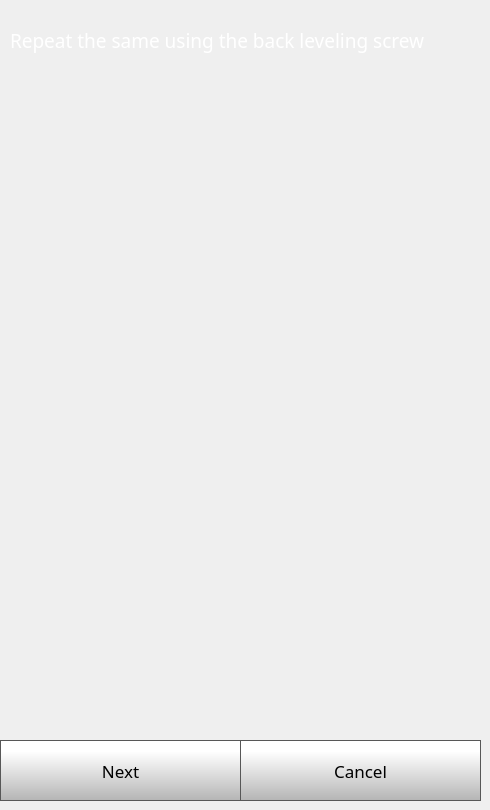
    <widget class="QWidget" name="quickStep4Page">
     <widget class="QPushButton" name="quickStep4NextButton">
      <property name="geometry">
       <rect>
        <x>0</x>
        <y>740</y>
        <width>241</width>
        <height>61</height>
       </rect>
      </property>
      <property name="font">
       <font>
        <family>Gotham</family>
        <pointsize>13</pointsize>
       </font>
      </property>
      <property name="styleSheet">
       <string notr="true">QPushButton {
     border: 1px solid rgb(87, 87, 87);
	background-color: qlineargradient(spread:pad, x1:0, y1:1, x2:0, y2:0.188, stop:0 rgba(180, 180, 180, 255), stop:1 rgba(255, 255, 255, 255));


}

QPushButton:pressed {
    background-color: qlineargradient(x1: 0, y1: 0, x2: 0, y2: 1,
                                      stop: 0 #dadbde, stop: 1 #f6f7fa);
}

QPushButton:flat {
    border: none; /* no border for a flat push button */
}

QPushButton:default {
    border-color: navy; /* make the default button prominent */
}

QPushButton:focus {
	outline: none;
}</string>
      </property>
      <property name="text">
       <string>Next</string>
      </property>
      <property name="iconSize">
       <size>
        <width>40</width>
        <height>40</height>
       </size>
      </property>
     </widget>
     <widget class="QPushButton" name="quickStep4CancelButton">
      <property name="geometry">
       <rect>
        <x>240</x>
        <y>740</y>
        <width>241</width>
        <height>61</height>
       </rect>
      </property>
      <property name="font">
       <font>
        <family>Gotham</family>
        <pointsize>13</pointsize>
       </font>
      </property>
      <property name="styleSheet">
       <string notr="true">QPushButton {
     border: 1px solid rgb(87, 87, 87);
	background-color: qlineargradient(spread:pad, x1:0, y1:1, x2:0, y2:0.188, stop:0 rgba(180, 180, 180, 255), stop:1 rgba(255, 255, 255, 255));


}

QPushButton:pressed {
    background-color: qlineargradient(x1: 0, y1: 0, x2: 0, y2: 1,
                                      stop: 0 #dadbde, stop: 1 #f6f7fa);
}

QPushButton:flat {
    border: none; /* no border for a flat push button */
}

QPushButton:default {
    border-color: navy; /* make the default button prominent */
}

QPushButton:focus {
	outline: none;
}</string>
      </property>
      <property name="text">
       <string>Cancel</string>
      </property>
      <property name="iconSize">
       <size>
        <width>40</width>
        <height>40</height>
       </size>
      </property>
     </widget>
     <widget class="QLabel" name="calibrateLabel_12">
      <property name="geometry">
       <rect>
        <x>10</x>
        <y>10</y>
        <width>471</width>
        <height>61</height>
       </rect>
      </property>
      <property name="font">
       <font>
        <family>Gotham</family>
        <pointsize>14</pointsize>
        <weight>50</weight>
        <bold>false</bold>
       </font>
      </property>
      <property name="styleSheet">
       <string notr="true">color: rgb(255, 255, 255);</string>
      </property>
      <property name="text">
       <string>Repeat the same using the back leveling screw</string>
      </property>
      <property name="wordWrap">
       <bool>true</bool>
      </property>
     </widget>
    </widget>
